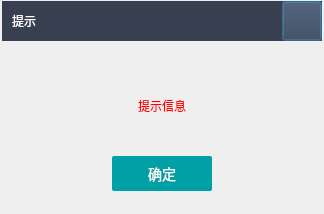
<?xml version="1.0" encoding="UTF-8"?>
<ui version="4.0">
 <class>miniMeaasgeBox</class>
 <widget class="QDialog" name="miniMeaasgeBox">
  <property name="geometry">
   <rect>
    <x>0</x>
    <y>0</y>
    <width>324</width>
    <height>214</height>
   </rect>
  </property>
  <property name="sizePolicy">
   <sizepolicy hsizetype="Fixed" vsizetype="Fixed">
    <horstretch>0</horstretch>
    <verstretch>0</verstretch>
   </sizepolicy>
  </property>
  <property name="windowTitle">
   <string>Dialog</string>
  </property>
  <layout class="QGridLayout" name="gridLayout">
   <property name="leftMargin">
    <number>0</number>
   </property>
   <property name="topMargin">
    <number>0</number>
   </property>
   <property name="rightMargin">
    <number>0</number>
   </property>
   <property name="bottomMargin">
    <number>0</number>
   </property>
   <property name="spacing">
    <number>0</number>
   </property>
   <item row="0" column="0">
    <layout class="QVBoxLayout" name="verticalLayout">
     <property name="spacing">
      <number>0</number>
     </property>
     <item>
      <widget class="QWidget" name="widget" native="true">
       <property name="minimumSize">
        <size>
         <width>320</width>
         <height>40</height>
        </size>
       </property>
       <property name="maximumSize">
        <size>
         <width>320</width>
         <height>40</height>
        </size>
       </property>
       <property name="styleSheet">
        <string notr="true">background-color: rgb(55, 63, 81);</string>
       </property>
       <widget class="QPushButton" name="btn_exit">
        <property name="geometry">
         <rect>
          <x>280</x>
          <y>0</y>
          <width>40</width>
          <height>40</height>
         </rect>
        </property>
        <property name="sizePolicy">
         <sizepolicy hsizetype="Fixed" vsizetype="Fixed">
          <horstretch>40</horstretch>
          <verstretch>40</verstretch>
         </sizepolicy>
        </property>
        <property name="minimumSize">
         <size>
          <width>40</width>
          <height>40</height>
         </size>
        </property>
        <property name="styleSheet">
         <string notr="true"/>
        </property>
        <property name="text">
         <string/>
        </property>
       </widget>
       <widget class="QLabel" name="lab_title">
        <property name="geometry">
         <rect>
          <x>10</x>
          <y>10</y>
          <width>91</width>
          <height>20</height>
         </rect>
        </property>
        <property name="styleSheet">
         <string notr="true">color: rgb(255, 255, 255);
font: 16pt &quot;黑体&quot;;</string>
        </property>
        <property name="text">
         <string>提示</string>
        </property>
        <property name="alignment">
         <set>Qt::AlignLeading|Qt::AlignLeft|Qt::AlignVCenter</set>
        </property>
       </widget>
      </widget>
     </item>
     <item>
      <spacer name="verticalSpacer">
       <property name="orientation">
        <enum>Qt::Vertical</enum>
       </property>
       <property name="sizeType">
        <enum>QSizePolicy::Preferred</enum>
       </property>
       <property name="sizeHint" stdset="0">
        <size>
         <width>20</width>
         <height>54</height>
        </size>
       </property>
      </spacer>
     </item>
     <item>
      <layout class="QHBoxLayout" name="horizontalLayout_2">
       <item>
        <spacer name="horizontalSpacer_4">
         <property name="orientation">
          <enum>Qt::Horizontal</enum>
         </property>
         <property name="sizeType">
          <enum>QSizePolicy::Fixed</enum>
         </property>
         <property name="sizeHint" stdset="0">
          <size>
           <width>5</width>
           <height>20</height>
          </size>
         </property>
        </spacer>
       </item>
       <item>
        <widget class="QLabel" name="label">
         <property name="minimumSize">
          <size>
           <width>0</width>
           <height>16</height>
          </size>
         </property>
         <property name="maximumSize">
          <size>
           <width>315</width>
           <height>16</height>
          </size>
         </property>
         <property name="layoutDirection">
          <enum>Qt::LeftToRight</enum>
         </property>
         <property name="styleSheet">
          <string notr="true">color: rgb(255, 0, 0);
font: 12pt &quot;黑体&quot;;
border-width:0;
border-style:outset;</string>
         </property>
         <property name="text">
          <string>提示信息</string>
         </property>
         <property name="alignment">
          <set>Qt::AlignCenter</set>
         </property>
        </widget>
       </item>
       <item>
        <spacer name="horizontalSpacer_3">
         <property name="orientation">
          <enum>Qt::Horizontal</enum>
         </property>
         <property name="sizeType">
          <enum>QSizePolicy::Fixed</enum>
         </property>
         <property name="sizeHint" stdset="0">
          <size>
           <width>5</width>
           <height>20</height>
          </size>
         </property>
        </spacer>
       </item>
      </layout>
     </item>
     <item>
      <spacer name="verticalSpacer_2">
       <property name="orientation">
        <enum>Qt::Vertical</enum>
       </property>
       <property name="sizeType">
        <enum>QSizePolicy::Preferred</enum>
       </property>
       <property name="sizeHint" stdset="0">
        <size>
         <width>20</width>
         <height>39</height>
        </size>
       </property>
      </spacer>
     </item>
     <item>
      <layout class="QHBoxLayout" name="horizontalLayout" stretch="110,100,110">
       <property name="spacing">
        <number>0</number>
       </property>
       <item>
        <spacer name="horizontalSpacer">
         <property name="orientation">
          <enum>Qt::Horizontal</enum>
         </property>
         <property name="sizeType">
          <enum>QSizePolicy::Fixed</enum>
         </property>
         <property name="sizeHint" stdset="0">
          <size>
           <width>110</width>
           <height>20</height>
          </size>
         </property>
        </spacer>
       </item>
       <item>
        <widget class="QPushButton" name="pushButton">
         <property name="sizePolicy">
          <sizepolicy hsizetype="Fixed" vsizetype="Fixed">
           <horstretch>0</horstretch>
           <verstretch>0</verstretch>
          </sizepolicy>
         </property>
         <property name="minimumSize">
          <size>
           <width>100</width>
           <height>35</height>
          </size>
         </property>
         <property name="maximumSize">
          <size>
           <width>100</width>
           <height>35</height>
          </size>
         </property>
         <property name="styleSheet">
          <string notr="true">QPushButton{ font: bold large 'SourceHanSansK-Regular';font-size:14px;
                                border: 0px solid;
                                background-color:rgb(1, 160, 165);
                                color:rgba(255, 255, 255,1);
                                border-radius: 2px;
                                }
                                QPushButton:disabled{
                                background-color:#DCDCDC;
                                border-radius:2px;
                                color:#FFFFFF;    
                                }
                                QPushButton:hover{
                                border: 0px solid;
                                background-color:rgba(88, 164, 176,1);
                                color:rgba(255, 255, 255,1);
                                border-radius:2px;
                                opacity:0.2;
                                }
                                QPushButton:pressed{
                                background-color:rgba(58, 108, 116,1);
                                color:rgba(255, 255, 255,1);
                                border-radius:2px;
                                }</string>
         </property>
         <property name="text">
          <string>确定</string>
         </property>
        </widget>
       </item>
       <item>
        <spacer name="horizontalSpacer_2">
         <property name="orientation">
          <enum>Qt::Horizontal</enum>
         </property>
         <property name="sizeType">
          <enum>QSizePolicy::Fixed</enum>
         </property>
         <property name="sizeHint" stdset="0">
          <size>
           <width>110</width>
           <height>20</height>
          </size>
         </property>
        </spacer>
       </item>
      </layout>
     </item>
     <item>
      <spacer name="verticalSpacer_3">
       <property name="orientation">
        <enum>Qt::Vertical</enum>
       </property>
       <property name="sizeType">
        <enum>QSizePolicy::Preferred</enum>
       </property>
       <property name="sizeHint" stdset="0">
        <size>
         <width>20</width>
         <height>20</height>
        </size>
       </property>
      </spacer>
     </item>
    </layout>
   </item>
  </layout>
 </widget>
 <resources/>
 <connections/>
</ui>
